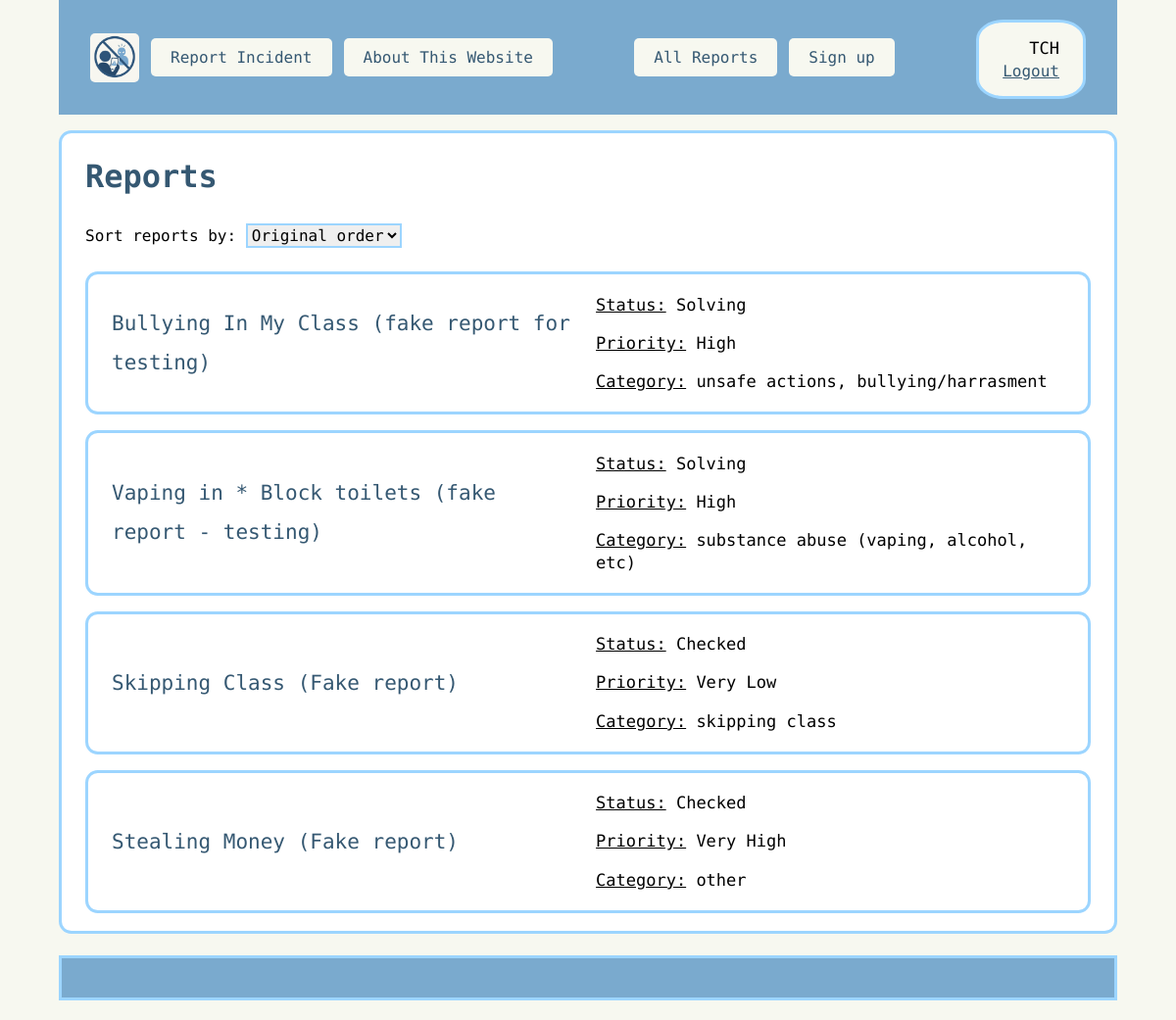
Page /view (signed in) on the earlier database version.
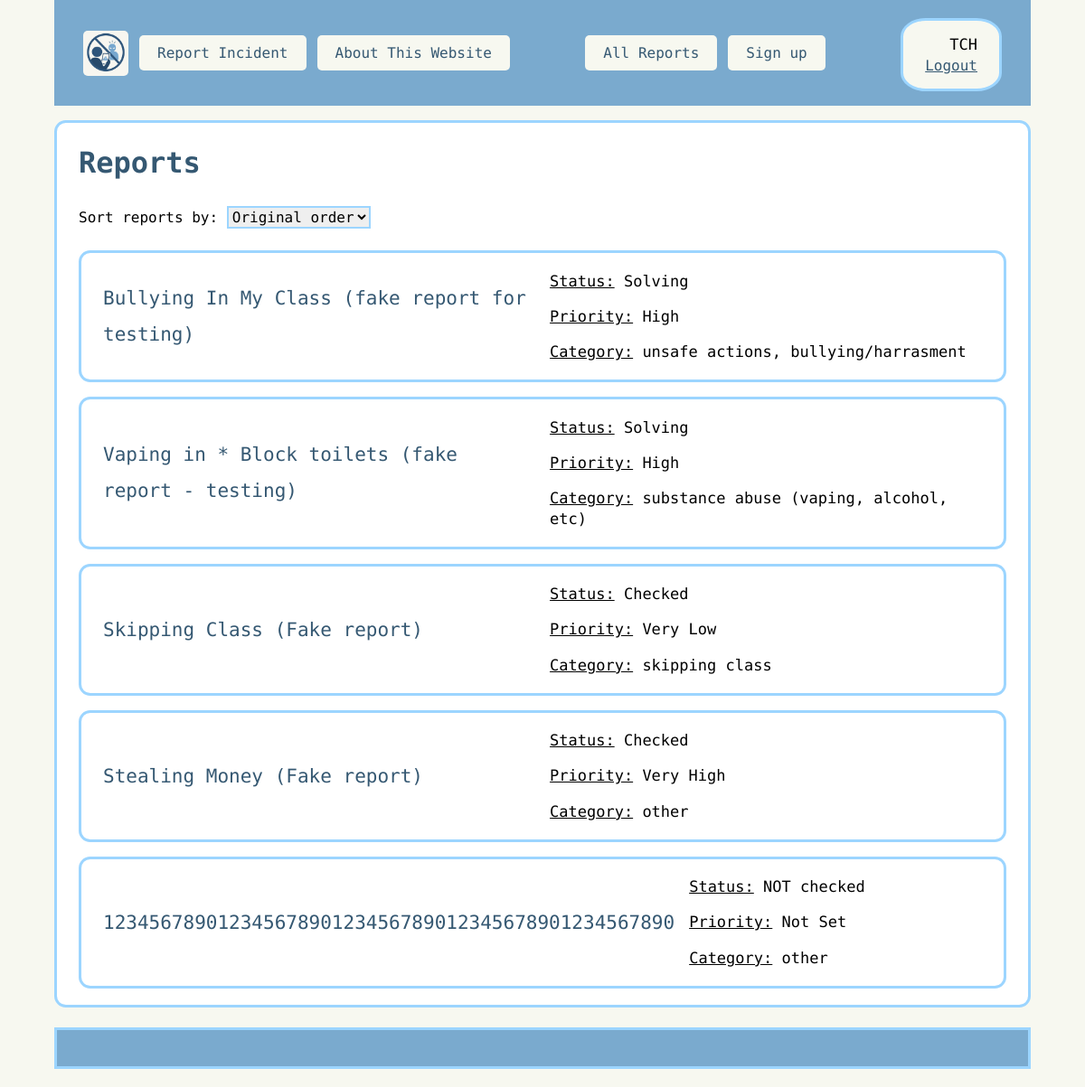
Same page on the later database version.
### routes.py (models this page shows, shortened)
class User(UserMixin, db.Model):
    __tablename__ = "User"
    user_id = db.Column(db.Integer, primary_key=True)
    user_name = db.Column(db.String, nullable=False, unique=True)
    password = db.Column(db.String, nullable=False )
    teacher_code = db.Column(db.String, nullable=False, unique=True)
    admin = db.Column(db.Integer, nullable=False, default=0)

class Reports(db.Model):
    __tablename__ = "Reports"
    report_id = db.Column(db.Integer, primary_key=True)
    report_title = db.Column(db.String, nullable=False)
    report_detail = db.Column(db.String, nullable=False)
    report_time = db.Column(db.String, nullable=False)
    status_id = db.Column(db.Integer, db.ForeignKey("Status.status_id"), nullable=True)
    status = db.relationship("Status", backref="reports")
    priority_id = db.Column(db.Integer, db.ForeignKey("Priority.priority_id"), nullable=True)
    priority = db.relationship("Priority", backref="reports")
    types = db.relationship("Type", secondary=Report_Type, backref="reports")

class Status(db.Model):
    __tablename__ = "Status"
    status_id = db.Column(db.Integer, primary_key=True)
    status = db.Column(db.String, nullable=False)

class Priority(db.Model):
    __tablename__ = "Priority"
    priority_id = db.Column(db.Integer, primary_key=True)
    priority = db.Column(db.String, nullable=False)

class Type(db.Model):
    __tablename__ = "Type"
    type_id = db.Column(db.Integer, primary_key=True)
    type = db.Column(db.String, nullable=False)

### routes.py (the view)
@app.route("/view", methods=["GET"])
@login_required # only be accessed if the user is logged in
def view():
    sort = request.args.get("sort", "original") # check how the user wants to sort
    if sort == "status":
        reports = Reports.query.join(Status).order_by(Status.status.asc()).all()
    elif sort == "type":
        reports = Reports.query.join(Reports.types).order_by(Type.type.asc()).all()
    elif sort == "priority":
        reports = Reports.query.join(Priority).order_by(Priority.priority.asc()).all()
    else:
        reports = Reports.query.order_by(Reports.report_id.asc()).all()
    status = Status.query.all()
    types = Type.query.all()
    priority = Priority.query.all()
    return render_template(
        "view.html", reports=reports, status=status, types=types, sort=sort, priority=priority
    )

### routes.py (called while the page is built)
@login_manager.user_loader
def load_user(user_id): # use user_id from db as user's id
    return User.query.get(user_id)

### templates/view.html (shortened to what this page needs)
{% extends "layout.html" %}
{% block content %}
<div class="words">
    <div class="block">
        <h1>Reports</h1>
        <div class="sorting">
            <form method="get" action="/view" id="sortForm">
                <label for="sort">Sort reports by:</label>
                <select id="sort" name="sort" onchange="this.form.submit()">
                    <option value="original" {% if sort == 'original' %}selected{% endif %}>Original order</option>
                </select>
            </form>
        </div>
        {% for report in reports %}
            <div class="reports">
                <a href="http://127.0.0.1:5000/edit/{{ report.report_id }}" class="report_name">{{ report.report_title }}</a>
                <div class="right_info">
                    <p>
                    <u>Status:</u>
                    {% if report.status %}
                        {{ report.status.status }}
                    {% else %}
                        No status
                    {% endif %}
                    </p>
                    <p>
                    <u>Priority:</u>
                    {% if report.priority %}
                        {{ report.priority.priority }}
                    {% else %}
                        No priority set
                    {% endif %}
                    </p>
                    <p>
                    <u>Category:</u>
                    {% if report.types %}
                        {% for t in report.types %}
                            {{ t.type }}{% if not loop.last %}, {% endif %}
                        {% endfor %}
                    {% else %}
                        No type
                    {% endif %}
                    </p>
                </div>
            </div>
        {% endfor %}
    </div>
</div>
{% endblock %}

### templates/layout.html (shortened to what this page needs)
<!DOCTYPE html>
<html lang="en">
<head>
    <link rel="stylesheet" href="../static/style.css">
</head>
<body>
    <header>{% include "header.html" %}</header>
    <main>
        {% block content %}
        {% endblock %}
    </main>
    <footer>{% include "footer.html" %}</footer>
</body>
</html>

### templates/header.html
<nav>
    <div class="nav-left">
        <a href="http://127.0.0.1:5000/" class="link"><img class="logo" src="/static/images/Logo.png" alt="Logo" ></a>
        <a href="http://127.0.0.1:5000/" class="h_link">Report Incident</a>
        <a href="http://127.0.0.1:5000/about" class="h_link">About This Website</a>
    </div>
    {% if current_user.is_authenticated %}
        <div class="nav-right">
            <a href="http://127.0.0.1:5000/view" class="h_link">All Reports</a>
            {% if current_user.admin == 1 %}
            <a href="http://127.0.0.1:5000/signup" class="h_link">Sign up</a>
            {% endif %}
        </div>
        <div class="user_info">
            <p>{{ current_user.teacher_code }}</p>
            <a href="{{ url_for('logout') }}" class="link" >Logout</a>
        </div>
    {% elif  not current_user.is_authenticated %}
        <a href="{{ url_for('login') }}" class="h_link">teacher login</a>
    {% endif %}
</nav>

### static/style.css (style rules this page uses)
html, body { font-family: "Victor Mono", monospace; margin-top: 0px; margin-bottom: 0px; }
h1 { color: #355872; }
a { color: #355872; }
p { font-size: 17px; }
.report_name { color: #355872; text-decoration: none; font-size: 21px; }
.words { display: grid; align-items: center; gap: 1rem; border: 3px solid #9CD5FF; background-color: white; border-radius: 0.8rem; margin-top: 1rem; margin-bottom: 1rem; padding: 0.15rem 1.5rem; overflow-wrap: break-word; line-height:2.5rem; }
.logo { width: auto; height: 50px; vertical-align: middle; border-radius: 5px; }
header { background-color: #7AAACE; position: sticky; top: 0; padding: 1rem 2rem; }
header nav { display: flex; align-items: center; justify-content: space-between; gap: 1rem; flex-wrap: wrap; }
.nav-right { display: flex; align-items: center; gap: 0.75rem; flex-wrap: wrap; }
.nav-left { display: flex; align-items: center; gap: 0.75rem; flex-wrap: wrap; }
.h_link { background-color: #F7F8F0; padding: 10px 20px; border-radius: 5px; text-decoration: none; color: #355872; }
.user_info { display: flex; flex-direction: column; align-items: flex-end; gap: 0.25rem; margin-top: 0.25rem; border: 3px solid #9CD5FF; padding: 1rem 1.5rem; background-color: #F7F8F0; border-radius: 25%; }
.user_info p { margin: 0; }
body { background-color: #F7F8F0; margin-left: 5%; margin-right: 5%; }
.reports { display: grid; grid-template-columns: 1fr 1fr; align-items: center; gap: 1rem; border: 3px solid #9CD5FF; background-color: white; border-radius: 0.8rem; margin-top: 1rem; margin-bottom: 1rem; padding: 0.15rem 1.5rem; overflow-wrap: break-word; }
.right_info { margin-right: 1rem; line-height: 1.4rem; min-width: 0; overflow-wrap: anywhere; }
.sorting { margin-bottom: 1rem; }
.sorting select { border: 2px solid #9CD5FF; font: inherit; }
footer { margin-top: 2%; border: 3px solid #9CD5FF; text-align: center; font-family: "Victor Mono", monospace; padding: 20px; margin-bottom: 20px; background-color: #7AAACE; }

Differences in the rows shown:
added Reports: report_title "12345678901234567890123456789012345678901234567890", status.status "NOT checked", priority.priority "Not Set", Type (type "other")
